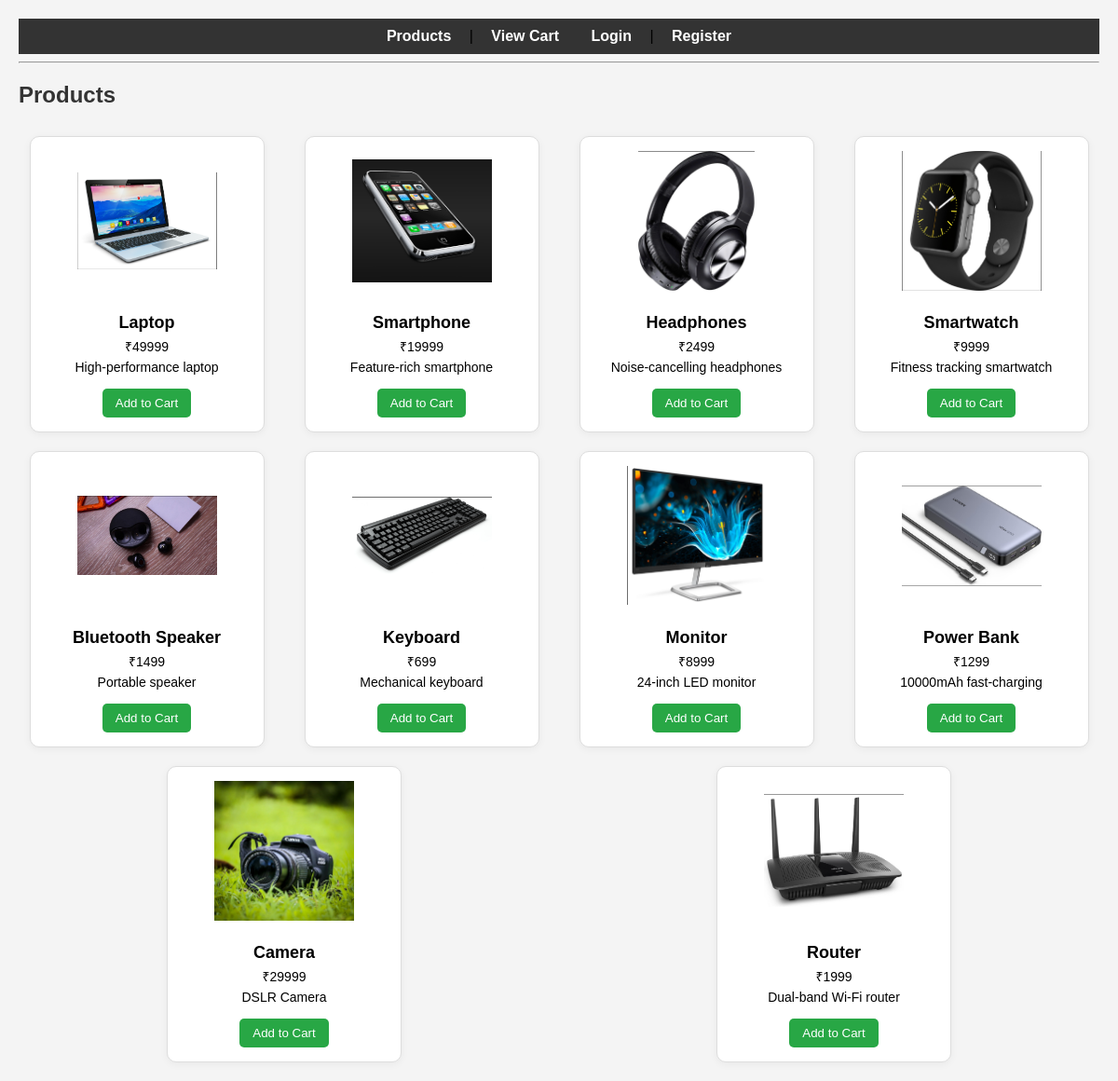
Page /products on the committed database.
### app.py (models this page shows)
class Product(db.Model):
    id = db.Column(db.Integer, primary_key=True)
    name = db.Column(db.String(100))
    price = db.Column(db.Integer)
    quantity = db.Column(db.Integer)
    description = db.Column(db.String(200))
    image = db.Column(db.String(100))

### app.py (the view)
@app.route('/products')
def products():
    products = Product.query.all()
    return render_template('products.html', products=products)

### templates/products.html (shortened to what this page needs)
{% extends 'base.html' %}
{% block content %}
<h2>Products</h2>
<div class="product-grid">
  {% for product in products %}
  <div class="product-card">
     <img src="{{ url_for('static', filename='images/' + product.image) }}"  style="width:150px;"alt="{{ product.name }}">
    <h3>{{ product.name }}</h3>
    <p>₹{{ product.price }}</p>
    <p>{{ product.description }}</p>
  <button class="add-to-cart-btn" data-id="{{ product.id }}">Add to Cart</button>
  </div>
  {% endfor %}
</div>
{% endblock %}

### templates/base.html (shortened to what this page needs)
<!DOCTYPE html>
<html lang="en">
<head>
     <link rel="stylesheet" href="{{ url_for('static', filename='style.css') }}">
</head>
<body>
  <nav>
    <a href="/products">Products</a> |
    <a href="/cart">View Cart</a>
    {% if session.get('user_id') %}
    <a href="/logout">Logout</a>
  {% else %}
    <a href="/login">Login</a> |
    <a href="/register">Register</a>
  {% endif %}
  </nav>
  <hr>
  {% block content %}{% endblock %}
</body>
</html>

### static/style.css (style rules this page uses)
body { font-family: Arial, sans-serif; margin: 0; padding: 20px; background-color: #f4f4f4; }
nav { background-color: #333; padding: 10px; text-align: center; }
nav a { color: white; margin: 0 15px; text-decoration: none; font-weight: bold; }
h2 { color: #333; }
.product-grid { display: flex; flex-wrap: wrap; gap: 20px; justify-content: space-around; margin-top: 30px; }
.product-card { width: 220px; border: 1px solid #ddd; border-radius: 10px; overflow: hidden; text-align: center; background: #fff; padding: 15px; box-shadow: 0 2px 8px rgba(0,0,0,0.05); transition: transform 0.3s ease; }
.product-card img { max-width: 100%; height: 150px; object-fit: contain; margin-bottom: 10px; }
.product-card h3 { font-size: 18px; margin: 10px 0 5px; font-weight: bold; }
.product-card p { margin: 5px 0; font-size: 14px; }
.add-to-cart-btn { margin-top: 10px; background-color: #28a745; color: white; border: none; padding: 8px 14px; border-radius: 5px; cursor: pointer; transition: background-color 0.3s ease; }
a { color: #007bff; }

### rows in the picture
Product: image (picture), name "Laptop", price "49999", description "High-performance laptop"
Product: image (picture), name "Smartphone", price "19999", description "Feature-rich smartphone"
Product: image (picture), name "Headphones", price "2499", description "Noise-cancelling headphones"
Product: image (picture), name "Smartwatch", price "9999", description "Fitness tracking smartwatch"
Product: image (picture), name "Bluetooth Speaker", price "1499", description "Portable speaker"
Product: image (picture), name "Keyboard", price "699", description "Mechanical keyboard"
Product: image (picture), name "Monitor", price "8999", description "24-inch LED monitor"
Product: image (picture), name "Power Bank", price "1299", description "10000mAh fast-charging"
Product: image (picture), name "Camera", price "29999", description "DSLR Camera"
Product: image (picture), name "Router", price "1999", description "Dual-band Wi-Fi router"
